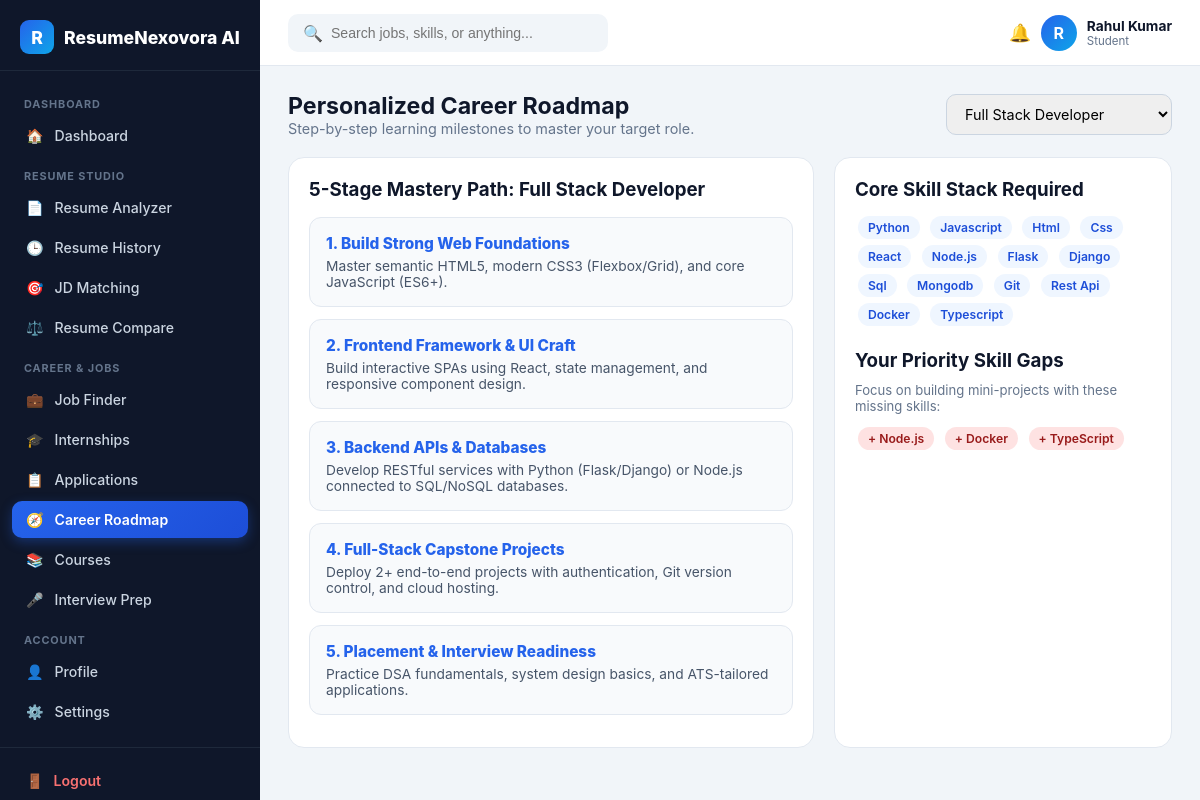
The app's page /student/roadmap (signed in) with its own data.
### tables this page shows
CREATE TABLE users (
        id INTEGER PRIMARY KEY AUTOINCREMENT,
        full_name TEXT NOT NULL,
        email TEXT UNIQUE NOT NULL,
        password_hash TEXT NOT NULL,
        role TEXT NOT NULL DEFAULT 'student',
        target_role TEXT DEFAULT 'Full Stack Developer',
        college TEXT DEFAULT 'St. Ann''s College of Engineering & Technology',
        status TEXT DEFAULT 'Active',
        created_at TIMESTAMP DEFAULT CURRENT_TIMESTAMP
    );

### app.py (the view)
@app.route("/student/roadmap")
@student_required
def student_roadmap():
    conn = get_db()
    user = conn.execute("SELECT * FROM users WHERE id = ?", (session["user_id"],)).fetchone()
    latest_resume = conn.execute(
        "SELECT matched_skills, missing_skills FROM resumes WHERE user_id = ? ORDER BY id DESC LIMIT 1",
        (session["user_id"],)
    ).fetchone()
    conn.close()
    selected_role = request.args.get("role") or user["target_role"]
    steps = ROADMAPS.get(selected_role, ROADMAPS["Full Stack Developer"])
    role_skills = ROLE_SKILLS.get(selected_role, ROLE_SKILLS["Full Stack Developer"])
    missing = [s.strip() for s in (latest_resume["missing_skills"] or "").split(",") if s.strip()] if latest_resume else role_skills[:5]
    return render_template(
        "student/roadmap.html",
        active_page="roadmap",
        user=user,
        roles=list(ROADMAPS.keys()),
        selected_role=selected_role,
        steps=steps,
        role_skills=role_skills,
        missing_skills=missing
    )

### utils/db_setup.py (called while the page is built)
def get_db():
    conn = sqlite3.connect(Config.DATABASE_PATH)
    conn.row_factory = sqlite3.Row
    return conn

### templates/student/roadmap.html (shortened to what this page needs)
{% extends "student/layout.html" %}
{% block content %}
<div style="display: flex; justify-content: space-between; align-items: center; flex-wrap: wrap; gap: 12px; margin-bottom: 20px;">
    <div>
        <h2 style="font-size: 1.45rem;">Personalized Career Roadmap</h2>
        <p style="color: #64748b; font-size: 0.9rem;">Step-by-step learning milestones to master your target role.</p>
    </div>
    <form method="GET" style="display: flex; gap: 8px;">
        <select name="role" class="form-control" onchange="this.form.submit()">
            {% for r in roles %}
              <option value="{{ r }}" {% if r == selected_role %}selected{% endif %}>{{ r }}</option>
            {% endfor %}
        </select>
    </form>
</div>
<div style="display: grid; grid-template-columns: 1.4fr 0.9fr; gap: 20px;">
    <div class="card">
        <h3 style="margin-bottom: 16px;">5-Stage Mastery Path: {{ selected_role }}</h3>
        {% for title, desc in steps %}
          <div style="padding: 16px; border: 1px solid #e2e8f0; border-radius: 12px; margin-bottom: 12px; background: #f8fafc;">
              <div style="font-weight: 800; color: #2563eb; font-size: 0.96rem;">{{ title }}</div>
              <p style="font-size: 0.86rem; color: #475569; margin-top: 5px;">{{ desc }}</p>
          </div>
        {% endfor %}
    </div>
    <div class="card">
        <h3 style="margin-bottom: 12px;">Core Skill Stack Required</h3>
        <div style="margin-bottom: 20px;">
            {% for sk in role_skills %}
              <span class="tag-chip tag-blue">{{ sk | title }}</span>
            {% endfor %}
        </div>
        <h3 style="margin-bottom: 10px;">Your Priority Skill Gaps</h3>
        <p style="font-size: 0.82rem; color: #64748b; margin-bottom: 10px;">Focus on building mini-projects with these missing skills:</p>
        <div>
            {% for sk in missing_skills %}
              <span class="tag-chip tag-red">+ {{ sk }}</span>
            {% endfor %}
        </div>
    </div>
</div>
{% endblock %}

### templates/student/layout.html (shortened to what this page needs)
<!DOCTYPE html>
<html lang="en">
<head>
    <link rel="stylesheet" href="{{ url_for('static', filename='css/student.css') }}">
</head>
<body>
<aside class="sidebar">
    <a href="{{ url_for('student_dashboard') }}" class="sidebar-brand">
        <div class="logo-box">R</div>
        <span>ResumeNexovora AI</span>
    </a>
    <nav class="sidebar-nav">
        <div class="nav-section-label">DASHBOARD</div>
        <a href="{{ url_for('student_dashboard') }}" class="nav-item {% if active_page == 'dashboard' %}active{% endif %}">
            <span>🏠</span> Dashboard
        </a>
        <div class="nav-section-label">RESUME STUDIO</div>
        <a href="{{ url_for('student_analyzer') }}" class="nav-item {% if active_page == 'analyzer' %}active{% endif %}">
            <span>📄</span> Resume Analyzer
        </a>
        <a href="{{ url_for('student_history') }}" class="nav-item {% if active_page == 'history' %}active{% endif %}">
            <span>🕒</span> Resume History
        </a>
        <a href="{{ url_for('student_jd_matcher') }}" class="nav-item {% if active_page == 'jd_matcher' %}active{% endif %}">
            <span>🎯</span> JD Matching
        </a>
        <a href="{{ url_for('student_compare') }}" class="nav-item {% if active_page == 'compare' %}active{% endif %}">
            <span>⚖️</span> Resume Compare
        </a>
        <div class="nav-section-label">CAREER &amp; JOBS</div>
        <a href="{{ url_for('student_jobs', type='Full-Time') }}" class="nav-item {% if active_page == 'jobs' %}active{% endif %}">
            <span>💼</span> Job Finder
        </a>
        <a href="{{ url_for('student_jobs', type='Internship') }}" class="nav-item">
            <span>🎓</span> Internships
        </a>
        <a href="{{ url_for('student_applications') }}" class="nav-item {% if active_page == 'applications' %}active{% endif %}">
            <span>📋</span> Applications
        </a>
        <a href="{{ url_for('student_roadmap') }}" class="nav-item {% if active_page == 'roadmap' %}active{% endif %}">
            <span>🧭</span> Career Roadmap
        </a>
        <a href="{{ url_for('student_roadmap') }}" class="nav-item">
            <span>📚</span> Courses
        </a>
        <a href="{{ url_for('student_interview_prep') }}" class="nav-item {% if active_page == 'interview' %}active{% endif %}">
            <span>🎤</span> Interview Prep
        </a>
        <div class="nav-section-label">ACCOUNT</div>
        <a href="{{ url_for('student_profile') }}" class="nav-item {% if active_page == 'profile' %}active{% endif %}">
            <span>👤</span> Profile
        </a>
        <a href="{{ url_for('student_profile') }}" class="nav-item">
            <span>⚙️</span> Settings
        </a>
    </nav>
    <div class="sidebar-footer">
        <a href="{{ url_for('logout') }}" class="logout-link">
            <span>🚪</span> Logout
        </a>
    </div>
</aside>
<div class="main-wrapper">
    <header class="topbar">
        <div class="search-box">
            <span>🔍</span>
            <input type="text" id="quickSearchInput" placeholder="Search jobs, skills, or anything...">
        </div>
        <div class="user-chip">
            <span style="font-size: 1.1rem; cursor: pointer;" title="Notifications">🔔</span>
            <div class="avatar-circle">{{ user['full_name'][0] | upper }}</div>
            <div>
                <div style="font-size: 0.86rem; font-weight: 700;">{{ user['full_name'] }}</div>
                <div style="font-size: 0.72rem; color: #64748b;">Student</div>
            </div>
        </div>
    </header>
    <main class="content-area">
        {% block content %}{% endblock %}
    </main>
</div>
</body>
</html>

### static/css/student.css (style rules this page uses)
:root { --sidebar-bg: #0f172a; --sidebar-hover: #1e293b; --primary: #2563eb; --primary-light: #eff6ff; --accent: #0ea5e9; --bg-page: #f1f5f9; --card-bg: #ffffff; --text-main: #0f172a; --text-muted: #64748b; --border: #e2e8f0; --success: #16a34a; --warning: #d97706; --danger: #dc2626; }
* { box-sizing: border-box; margin: 0; padding: 0; }
body { font-family: 'Plus Jakarta Sans', 'Inter', -apple-system, BlinkMacSystemFont, 'Segoe UI', Roboto, sans-serif; background: var(--bg-page); color: var(--text-main); display: flex; min-height: 100vh; }
.sidebar { width: 260px; background: var(--sidebar-bg); color: #cbd5e1; display: flex; flex-direction: column; position: fixed; top: 0; bottom: 0; left: 0; overflow-y: auto; z-index: 50; }
.sidebar-brand { padding: 20px 20px 16px; display: flex; align-items: center; gap: 10px; color: white; font-weight: 800; font-size: 1.1rem; border-bottom: 1px solid #1e293b; text-decoration: none; }
.sidebar-brand .logo-box { width: 34px; height: 34px; border-radius: 9px; background: linear-gradient(135deg, #2563eb, #0ea5e9); display: flex; align-items: center; justify-content: center; font-weight: 800; }
.sidebar-nav { padding: 14px 12px; flex: 1; }
.nav-section-label { font-size: 0.68rem; font-weight: 700; letter-spacing: 0.08em; color: #64748b; padding: 12px 12px 6px; text-transform: uppercase; }
.nav-item { display: flex; align-items: center; gap: 11px; padding: 10px 14px; border-radius: 10px; color: #cbd5e1; text-decoration: none; font-size: 0.88rem; font-weight: 500; margin-bottom: 3px; transition: all 0.18s; }
.nav-item.active { background: linear-gradient(135deg, #2563eb, #1d4ed8); color: white; font-weight: 600; box-shadow: 0 4px 12px rgba(37, 99, 235, 0.35); }
.sidebar-footer { padding: 14px 12px; border-top: 1px solid #1e293b; }
.logout-link { display: flex; align-items: center; gap: 10px; padding: 10px 14px; border-radius: 10px; color: #f87171; text-decoration: none; font-size: 0.88rem; font-weight: 600; }
.main-wrapper { margin-left: 260px; flex: 1; display: flex; flex-direction: column; min-width: 0; }
.topbar { background: white; height: 66px; padding: 0 28px; border-bottom: 1px solid var(--border); display: flex; align-items: center; justify-content: space-between; position: sticky; top: 0; z-index: 40; }
.search-box { display: flex; align-items: center; background: #f1f5f9; border-radius: 10px; padding: 8px 14px; width: 320px; border: 1px solid transparent; }
.search-box input { border: none; background: transparent; outline: none; width: 100%; font-size: 0.88rem; margin-left: 8px; }
.user-chip { display: flex; align-items: center; gap: 10px; }
.avatar-circle { width: 36px; height: 36px; border-radius: 50%; background: linear-gradient(135deg, #2563eb, #0ea5e9); color: white; font-weight: 700; display: flex; align-items: center; justify-content: center; }
.content-area { padding: 26px 28px 48px; max-width: 1360px; width: 100%; }
.card { background: white; border: 1px solid var(--border); border-radius: 16px; padding: 20px; }
.tag-chip { display: inline-block; padding: 4px 10px; border-radius: 999px; font-size: 0.76rem; font-weight: 600; margin: 3px; }
.tag-red { background: #fee2e2; color: #991b1b; }
.tag-blue { background: #eff6ff; color: #1d4ed8; }
.form-control { width: 100%; padding: 10px 14px; border: 1px solid #cbd5e1; border-radius: 10px; font-family: inherit; font-size: 0.9rem; }

### records on screen
users: full_name "R", full_name "Rahul Kumar", role "Full Stack Developer", target_role "Full Stack Developer"

### other values on screen
{{ title }} "1. Build Strong Web Foundations" "2. Frontend Framework & UI Craft" "3. Backend APIs & Databases" "4. Full-Stack Capstone Projects" "5. Placement & Interview Readiness"
{{ desc }} "Master semantic HTML5, modern CSS3 (Flexbox/Grid), and core JavaScript (ES6+)." "Build interactive SPAs using React, state management, and responsive component design." "Develop RESTful services with Python (Flask/Django) or Node.js connected to SQL/NoSQL databases." "Deploy 2+ end-to-end projects with authentication, Git version control, and cloud hosting." "Practice DSA fundamentals, system design basics, and ATS-tailored applications."
{{ sk | title }} "Python" "Javascript" "Html" "Css" "React" "Node.js" "Flask" "Django" "Sql" "Mongodb" "Git" "Rest Api" "Docker" "Typescript"
{{ sk }} "Node.js" "Docker" "TypeScript"
